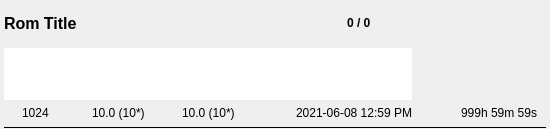
<?xml version="1.0" encoding="UTF-8"?>
<ui version="4.0">
 <class>RhdcHackWidget</class>
 <widget class="QWidget" name="RhdcHackWidget">
  <property name="geometry">
   <rect>
    <x>0</x>
    <y>0</y>
    <width>550</width>
    <height>129</height>
   </rect>
  </property>
  <property name="sizePolicy">
   <sizepolicy hsizetype="MinimumExpanding" vsizetype="Fixed">
    <horstretch>0</horstretch>
    <verstretch>0</verstretch>
   </sizepolicy>
  </property>
  <property name="minimumSize">
   <size>
    <width>550</width>
    <height>129</height>
   </size>
  </property>
  <property name="maximumSize">
   <size>
    <width>16777215</width>
    <height>129</height>
   </size>
  </property>
  <property name="windowTitle">
   <string notr="true">Form</string>
  </property>
  <layout class="QVBoxLayout" name="verticalLayout_2">
   <property name="spacing">
    <number>1</number>
   </property>
   <property name="leftMargin">
    <number>4</number>
   </property>
   <property name="topMargin">
    <number>4</number>
   </property>
   <property name="rightMargin">
    <number>4</number>
   </property>
   <property name="bottomMargin">
    <number>0</number>
   </property>
   <item>
    <widget class="QFrame" name="frame">
     <property name="sizePolicy">
      <sizepolicy hsizetype="Preferred" vsizetype="Fixed">
       <horstretch>0</horstretch>
       <verstretch>0</verstretch>
      </sizepolicy>
     </property>
     <property name="minimumSize">
      <size>
       <width>0</width>
       <height>96</height>
      </size>
     </property>
     <property name="maximumSize">
      <size>
       <width>16777215</width>
       <height>96</height>
      </size>
     </property>
     <layout class="QHBoxLayout" name="horizontalLayout_4">
      <property name="leftMargin">
       <number>0</number>
      </property>
      <property name="topMargin">
       <number>0</number>
      </property>
      <property name="rightMargin">
       <number>0</number>
      </property>
      <property name="bottomMargin">
       <number>0</number>
      </property>
      <item>
       <layout class="QVBoxLayout" name="verticalLayout">
        <item>
         <layout class="QHBoxLayout" name="horizontalLayout_3" stretch="1,0">
          <item>
           <widget class="QLabel" name="titleLabel">
            <property name="sizePolicy">
             <sizepolicy hsizetype="Expanding" vsizetype="Preferred">
              <horstretch>0</horstretch>
              <verstretch>0</verstretch>
             </sizepolicy>
            </property>
            <property name="font">
             <font>
              <pointsize>12</pointsize>
              <weight>75</weight>
              <bold>true</bold>
             </font>
            </property>
            <property name="text">
             <string notr="true">Rom Title</string>
            </property>
            <property name="textFormat">
             <enum>Qt::PlainText</enum>
            </property>
            <property name="textInteractionFlags">
             <set>Qt::NoTextInteraction</set>
            </property>
           </widget>
          </item>
          <item>
           <widget class="QStackedWidget" name="progressWidget">
            <property name="currentIndex">
             <number>0</number>
            </property>
            <widget class="QWidget" name="page">
             <layout class="QHBoxLayout" name="horizontalLayout" stretch="0,0">
              <property name="spacing">
               <number>0</number>
              </property>
              <property name="leftMargin">
               <number>0</number>
              </property>
              <property name="topMargin">
               <number>0</number>
              </property>
              <property name="rightMargin">
               <number>0</number>
              </property>
              <property name="bottomMargin">
               <number>0</number>
              </property>
              <item>
               <widget class="QLabel" name="starCountLabel">
                <property name="font">
                 <font>
                  <weight>75</weight>
                  <bold>true</bold>
                 </font>
                </property>
                <property name="text">
                 <string notr="true">0 / 0 </string>
                </property>
                <property name="textFormat">
                 <enum>Qt::PlainText</enum>
                </property>
                <property name="textInteractionFlags">
                 <set>Qt::NoTextInteraction</set>
                </property>
               </widget>
              </item>
              <item>
               <widget class="QLabel" name="starIcon">
                <property name="sizePolicy">
                 <sizepolicy hsizetype="Fixed" vsizetype="Fixed">
                  <horstretch>0</horstretch>
                  <verstretch>0</verstretch>
                 </sizepolicy>
                </property>
                <property name="minimumSize">
                 <size>
                  <width>24</width>
                  <height>24</height>
                 </size>
                </property>
                <property name="maximumSize">
                 <size>
                  <width>24</width>
                  <height>24</height>
                 </size>
                </property>
                <property name="text">
                 <string notr="true"/>
                </property>
                <property name="pixmap">
                 <pixmap resource="../../../../data/resources.qrc">:/symbol/star.png</pixmap>
                </property>
                <property name="textInteractionFlags">
                 <set>Qt::NoTextInteraction</set>
                </property>
               </widget>
              </item>
             </layout>
            </widget>
            <widget class="QWidget" name="page_2">
             <layout class="QHBoxLayout" name="horizontalLayout_2">
              <item>
               <spacer name="horizontalSpacer_2">
                <property name="orientation">
                 <enum>Qt::Horizontal</enum>
                </property>
                <property name="sizeHint" stdset="0">
                 <size>
                  <width>40</width>
                  <height>20</height>
                 </size>
                </property>
               </spacer>
              </item>
              <item>
               <widget class="QLabel" name="completionLabel">
                <property name="font">
                 <font>
                  <weight>75</weight>
                  <bold>true</bold>
                 </font>
                </property>
                <property name="text">
                 <string notr="true"/>
                </property>
                <property name="textFormat">
                 <enum>Qt::PlainText</enum>
                </property>
                <property name="textInteractionFlags">
                 <set>Qt::NoTextInteraction</set>
                </property>
               </widget>
              </item>
             </layout>
            </widget>
           </widget>
          </item>
         </layout>
        </item>
        <item>
         <widget class="QPlainTextEdit" name="description">
          <property name="frameShape">
           <enum>QFrame::NoFrame</enum>
          </property>
          <property name="frameShadow">
           <enum>QFrame::Plain</enum>
          </property>
          <property name="lineWidth">
           <number>0</number>
          </property>
          <property name="horizontalScrollBarPolicy">
           <enum>Qt::ScrollBarAlwaysOff</enum>
          </property>
          <property name="readOnly">
           <bool>true</bool>
          </property>
          <property name="plainText">
           <string notr="true"/>
          </property>
          <property name="textInteractionFlags">
           <set>Qt::NoTextInteraction</set>
          </property>
         </widget>
        </item>
       </layout>
      </item>
      <item>
       <widget class="QLabel" name="thumbnail">
        <property name="sizePolicy">
         <sizepolicy hsizetype="Fixed" vsizetype="Fixed">
          <horstretch>0</horstretch>
          <verstretch>0</verstretch>
         </sizepolicy>
        </property>
        <property name="minimumSize">
         <size>
          <width>128</width>
          <height>96</height>
         </size>
        </property>
        <property name="maximumSize">
         <size>
          <width>128</width>
          <height>96</height>
         </size>
        </property>
        <property name="lineWidth">
         <number>0</number>
        </property>
        <property name="text">
         <string notr="true"/>
        </property>
        <property name="textFormat">
         <enum>Qt::PlainText</enum>
        </property>
        <property name="alignment">
         <set>Qt::AlignCenter</set>
        </property>
        <property name="textInteractionFlags">
         <set>Qt::NoTextInteraction</set>
        </property>
       </widget>
      </item>
     </layout>
    </widget>
   </item>
   <item>
    <layout class="QHBoxLayout" name="horizontalLayout_10">
     <property name="spacing">
      <number>12</number>
     </property>
     <item>
      <widget class="QFrame" name="frame_2">
       <property name="toolTip">
        <string>Popularity (Downloads)</string>
       </property>
       <layout class="QHBoxLayout" name="horizontalLayout_5">
        <property name="spacing">
         <number>2</number>
        </property>
        <property name="leftMargin">
         <number>0</number>
        </property>
        <property name="topMargin">
         <number>0</number>
        </property>
        <property name="rightMargin">
         <number>0</number>
        </property>
        <property name="bottomMargin">
         <number>0</number>
        </property>
        <item>
         <widget class="QLabel" name="downloadIcon">
          <property name="sizePolicy">
           <sizepolicy hsizetype="Fixed" vsizetype="Fixed">
            <horstretch>0</horstretch>
            <verstretch>0</verstretch>
           </sizepolicy>
          </property>
          <property name="minimumSize">
           <size>
            <width>16</width>
            <height>16</height>
           </size>
          </property>
          <property name="maximumSize">
           <size>
            <width>16</width>
            <height>16</height>
           </size>
          </property>
          <property name="accessibleName">
           <string>Popularity (Downloads)</string>
          </property>
          <property name="text">
           <string notr="true"/>
          </property>
          <property name="pixmap">
           <pixmap resource="../../../../data/resources.qrc">:/symbol/download.svg</pixmap>
          </property>
          <property name="scaledContents">
           <bool>false</bool>
          </property>
         </widget>
        </item>
        <item>
         <widget class="QLabel" name="downloadsLabel">
          <property name="minimumSize">
           <size>
            <width>40</width>
            <height>0</height>
           </size>
          </property>
          <property name="maximumSize">
           <size>
            <width>16777215</width>
            <height>16</height>
           </size>
          </property>
          <property name="text">
           <string notr="true">1024</string>
          </property>
          <property name="textFormat">
           <enum>Qt::PlainText</enum>
          </property>
          <property name="textInteractionFlags">
           <set>Qt::NoTextInteraction</set>
          </property>
         </widget>
        </item>
       </layout>
      </widget>
     </item>
     <item>
      <widget class="QFrame" name="frame_3">
       <property name="toolTip">
        <string>Rating</string>
       </property>
       <layout class="QHBoxLayout" name="horizontalLayout_6">
        <property name="spacing">
         <number>2</number>
        </property>
        <property name="leftMargin">
         <number>0</number>
        </property>
        <property name="topMargin">
         <number>0</number>
        </property>
        <property name="rightMargin">
         <number>0</number>
        </property>
        <property name="bottomMargin">
         <number>0</number>
        </property>
        <item>
         <widget class="QLabel" name="ratingIcon">
          <property name="sizePolicy">
           <sizepolicy hsizetype="Fixed" vsizetype="Fixed">
            <horstretch>0</horstretch>
            <verstretch>0</verstretch>
           </sizepolicy>
          </property>
          <property name="minimumSize">
           <size>
            <width>16</width>
            <height>16</height>
           </size>
          </property>
          <property name="maximumSize">
           <size>
            <width>16</width>
            <height>16</height>
           </size>
          </property>
          <property name="accessibleName">
           <string>Rating</string>
          </property>
          <property name="text">
           <string notr="true"/>
          </property>
          <property name="pixmap">
           <pixmap resource="../../../../data/resources.qrc">:/symbol/rating.svg</pixmap>
          </property>
         </widget>
        </item>
        <item>
         <widget class="QLabel" name="ratingLabel">
          <property name="minimumSize">
           <size>
            <width>60</width>
            <height>0</height>
           </size>
          </property>
          <property name="maximumSize">
           <size>
            <width>16777215</width>
            <height>16</height>
           </size>
          </property>
          <property name="text">
           <string notr="true">10.0 (10*)</string>
          </property>
          <property name="textFormat">
           <enum>Qt::PlainText</enum>
          </property>
          <property name="textInteractionFlags">
           <set>Qt::NoTextInteraction</set>
          </property>
         </widget>
        </item>
       </layout>
      </widget>
     </item>
     <item>
      <widget class="QFrame" name="frame_4">
       <property name="toolTip">
        <string>Difficulty</string>
       </property>
       <layout class="QHBoxLayout" name="horizontalLayout_7">
        <property name="spacing">
         <number>2</number>
        </property>
        <property name="leftMargin">
         <number>0</number>
        </property>
        <property name="topMargin">
         <number>0</number>
        </property>
        <property name="rightMargin">
         <number>0</number>
        </property>
        <property name="bottomMargin">
         <number>0</number>
        </property>
        <item>
         <widget class="QLabel" name="difficultyIcon">
          <property name="sizePolicy">
           <sizepolicy hsizetype="Fixed" vsizetype="Fixed">
            <horstretch>0</horstretch>
            <verstretch>0</verstretch>
           </sizepolicy>
          </property>
          <property name="minimumSize">
           <size>
            <width>16</width>
            <height>16</height>
           </size>
          </property>
          <property name="maximumSize">
           <size>
            <width>16</width>
            <height>16</height>
           </size>
          </property>
          <property name="accessibleName">
           <string>Difficulty</string>
          </property>
          <property name="text">
           <string notr="true"/>
          </property>
          <property name="pixmap">
           <pixmap resource="../../../../data/resources.qrc">:/symbol/difficulty.svg</pixmap>
          </property>
          <property name="scaledContents">
           <bool>true</bool>
          </property>
         </widget>
        </item>
        <item>
         <widget class="QLabel" name="difficultyLabel">
          <property name="minimumSize">
           <size>
            <width>60</width>
            <height>0</height>
           </size>
          </property>
          <property name="maximumSize">
           <size>
            <width>16777215</width>
            <height>16</height>
           </size>
          </property>
          <property name="text">
           <string notr="true">10.0 (10*)</string>
          </property>
          <property name="textFormat">
           <enum>Qt::PlainText</enum>
          </property>
          <property name="textInteractionFlags">
           <set>Qt::NoTextInteraction</set>
          </property>
         </widget>
        </item>
       </layout>
      </widget>
     </item>
     <item>
      <spacer name="horizontalSpacer_3">
       <property name="orientation">
        <enum>Qt::Horizontal</enum>
       </property>
       <property name="sizeHint" stdset="0">
        <size>
         <width>40</width>
         <height>20</height>
        </size>
       </property>
      </spacer>
     </item>
     <item>
      <widget class="QFrame" name="frame_5">
       <property name="toolTip">
        <string>Last Played</string>
       </property>
       <layout class="QHBoxLayout" name="horizontalLayout_8">
        <property name="spacing">
         <number>2</number>
        </property>
        <property name="leftMargin">
         <number>0</number>
        </property>
        <property name="topMargin">
         <number>0</number>
        </property>
        <property name="rightMargin">
         <number>0</number>
        </property>
        <property name="bottomMargin">
         <number>0</number>
        </property>
        <item>
         <widget class="QLabel" name="lastPlayedIcon">
          <property name="sizePolicy">
           <sizepolicy hsizetype="Fixed" vsizetype="Fixed">
            <horstretch>0</horstretch>
            <verstretch>0</verstretch>
           </sizepolicy>
          </property>
          <property name="minimumSize">
           <size>
            <width>16</width>
            <height>16</height>
           </size>
          </property>
          <property name="maximumSize">
           <size>
            <width>16</width>
            <height>16</height>
           </size>
          </property>
          <property name="accessibleName">
           <string extracomment="Date and time that a hack was last played">Last Played</string>
          </property>
          <property name="text">
           <string notr="true"/>
          </property>
          <property name="pixmap">
           <pixmap resource="../../../../data/resources.qrc">:/symbol/last-played.svg</pixmap>
          </property>
         </widget>
        </item>
        <item>
         <widget class="QLabel" name="lastPlayedLabel">
          <property name="minimumSize">
           <size>
            <width>135</width>
            <height>0</height>
           </size>
          </property>
          <property name="maximumSize">
           <size>
            <width>16777215</width>
            <height>16</height>
           </size>
          </property>
          <property name="text">
           <string notr="true">2021-06-08 12:59 PM</string>
          </property>
          <property name="textFormat">
           <enum>Qt::PlainText</enum>
          </property>
          <property name="textInteractionFlags">
           <set>Qt::NoTextInteraction</set>
          </property>
         </widget>
        </item>
       </layout>
      </widget>
     </item>
     <item>
      <widget class="QFrame" name="frame_6">
       <property name="toolTip">
        <string>Total Play Time</string>
       </property>
       <layout class="QHBoxLayout" name="horizontalLayout_9">
        <property name="spacing">
         <number>2</number>
        </property>
        <property name="leftMargin">
         <number>0</number>
        </property>
        <property name="topMargin">
         <number>0</number>
        </property>
        <property name="rightMargin">
         <number>0</number>
        </property>
        <property name="bottomMargin">
         <number>0</number>
        </property>
        <item>
         <widget class="QLabel" name="playTimeIcon">
          <property name="sizePolicy">
           <sizepolicy hsizetype="Fixed" vsizetype="Fixed">
            <horstretch>0</horstretch>
            <verstretch>0</verstretch>
           </sizepolicy>
          </property>
          <property name="minimumSize">
           <size>
            <width>16</width>
            <height>16</height>
           </size>
          </property>
          <property name="maximumSize">
           <size>
            <width>16</width>
            <height>16</height>
           </size>
          </property>
          <property name="accessibleName">
           <string>Total Play Time</string>
          </property>
          <property name="text">
           <string notr="true"/>
          </property>
          <property name="pixmap">
           <pixmap resource="../../../../data/resources.qrc">:/symbol/play-time.svg</pixmap>
          </property>
         </widget>
        </item>
        <item>
         <widget class="QLabel" name="playTimeLabel">
          <property name="minimumSize">
           <size>
            <width>85</width>
            <height>0</height>
           </size>
          </property>
          <property name="maximumSize">
           <size>
            <width>16777215</width>
            <height>16</height>
           </size>
          </property>
          <property name="text">
           <string notr="true">999h 59m 59s</string>
          </property>
         </widget>
        </item>
       </layout>
      </widget>
     </item>
    </layout>
   </item>
   <item>
    <widget class="Line" name="line">
     <property name="frameShadow">
      <enum>QFrame::Plain</enum>
     </property>
     <property name="orientation">
      <enum>Qt::Horizontal</enum>
     </property>
    </widget>
   </item>
  </layout>
 </widget>
 <resources>
  <include location="../../../../data/resources.qrc"/>
 </resources>
 <connections/>
</ui>
